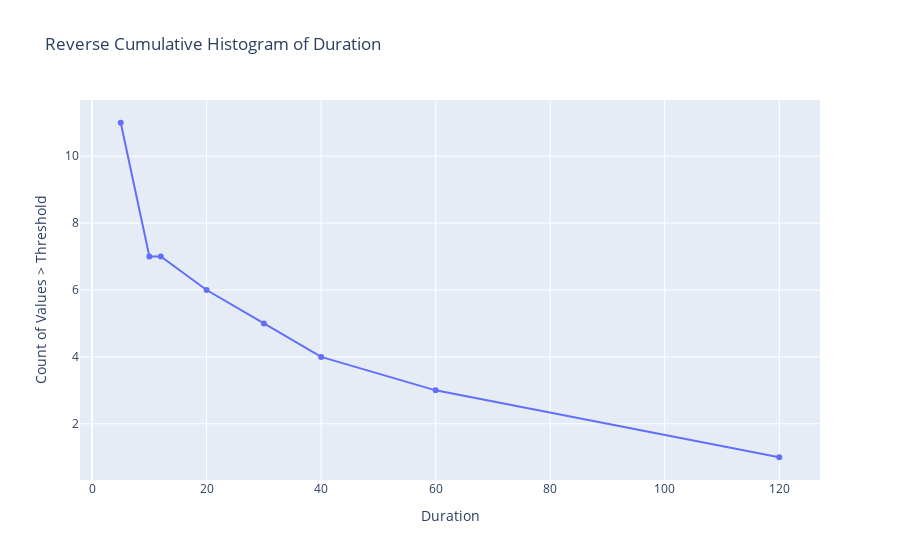

Notebook code cell kept with this figure:
### Code cell
bins = [5, 10, 12, 20, 30, 40, 60, 120]
counts = [(df['duration'] > b).sum() for b in bins]
df_counts = pd.DataFrame({'Duration Threshold': bins, 'Count > Threshold': counts})
fig = px.line(df_counts, x='Duration Threshold', y='Count > Threshold', markers=True, title='Reverse Cumulative Histogram of Duration')
fig.update_layout(xaxis_title='Duration', yaxis_title='Count of Values > Threshold')
fig.show()

### Figure 1 — Plotly figure (JSON) as saved in the notebook; plotly's stock layout.template omitted (floating-point values rounded to 4 significant figures)
{"data": [{"hovertemplate": "Duration Threshold=%{x}<br>Count > Threshold=%{y}<extra></extra>", "legendgroup": "", "line": {"color": "#636efa", "dash": "solid"}, "marker": {"symbol": "circle"}, "mode": "lines+markers", "name": "", "orientation": "v", "showlegend": false, "type": "scatter", "x": [5, 10, 12, 20, 30, 40, 60, 120], "xaxis": "x", "y": [11, 7, 7, 6, 5, 4, 3, 1], "yaxis": "y"}], "layout": {"legend": {"tracegroupgap": 0}, "title": {"text": "Reverse Cumulative Histogram of Duration"}, "xaxis": {"anchor": "y", "domain": [0, 1], "title": {"text": "Duration"}}, "yaxis": {"anchor": "x", "domain": [0, 1], "title": {"text": "Count of Values > Threshold"}}}}
